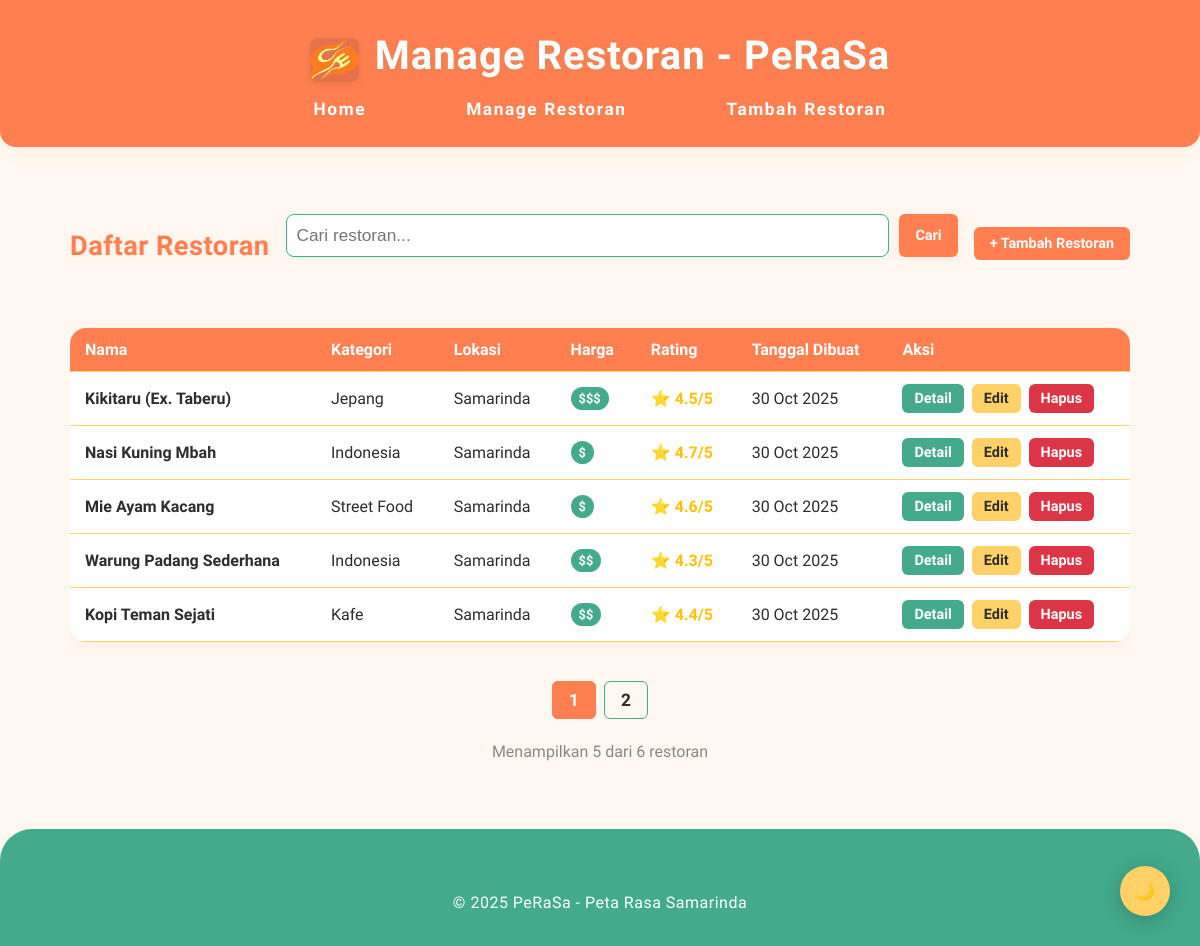
Screenshot of /crud_index.php with the database file from the repository.
### tables this page shows
CREATE TABLE IF NOT EXISTS restaurants (
    id INT AUTO_INCREMENT PRIMARY KEY,
    name VARCHAR(255) NOT NULL,
    description TEXT,
    address TEXT,
    city VARCHAR(100) NOT NULL,
    category VARCHAR(100) NOT NULL,
    price_range ENUM('$', '$$', '$$$', '$$$$') DEFAULT '$$',
    rating DECIMAL(2,1) DEFAULT 0.0,
    image VARCHAR(255),
    created_at TIMESTAMP DEFAULT CURRENT_TIMESTAMP,
    updated_at TIMESTAMP DEFAULT CURRENT_TIMESTAMP ON UPDATE CURRENT_TIMESTAMP
);

### models/Restaurant.php (called while the page is built, shortened)
<?php
class Restaurant {
    private $conn;
    private $table_name = "restaurants";
    public function __construct($db) {
        $this->conn = $db;
    }
    public function readAll($page = 1, $records_per_page = 5, $search = '') {
        $offset = ($page - 1) * $records_per_page;
        $query = "SELECT * FROM " . $this->table_name;
        $query .= " ORDER BY created_at DESC LIMIT :offset, :records_per_page";
        $stmt = $this->conn->prepare($query);
        $stmt->bindParam(":offset", $offset, PDO::PARAM_INT);
        $stmt->bindParam(":records_per_page", $records_per_page, PDO::PARAM_INT);
        $stmt->execute();
        return $stmt;
    }
    public function countAll($search = '') {
        $query = "SELECT COUNT(*) as total FROM " . $this->table_name;
        $stmt = $this->conn->prepare($query);
        $stmt->execute();
        $row = $stmt->fetch(PDO::FETCH_ASSOC);
        return $row['total'];
    }
}
?>

### crud_index.php (the view, shortened to what this page needs)
<?php
require_once 'config.php';
$database = new Database();
$db = $database->getConnection();
$restaurant = new Restaurant($db);
$page = isset($_GET['page']) ? (int)$_GET['page'] : 1;
$records_per_page = 5;
$search = isset($_GET['search']) ? sanitize($_GET['search']) : '';
try {
    $stmt = $restaurant->readAll($page, $records_per_page, $search);
    $total_records = $restaurant->countAll($search);
    $total_pages = ceil($total_records / $records_per_page);
} catch(Exception $e) {
    $error = "Terjadi kesalahan: " . $e->getMessage();
    $stmt = null;
    $total_records = 0;
    $total_pages = 0;
}
?>
<!DOCTYPE html>
<html lang="id">
<head>
    <link rel="stylesheet" href="css/style.css">
</head>
<body>
    <header class="text-center">
        <div class="header-title-logo">
            <img src="img/_PerasaLogo.png" alt="Logo PeRaSa" class="logo-small">
            <h1>Manage Restoran - PeRaSa</h1>
        </div>
        <nav>
            <ul>
                <li id="nav-menu"><a href="index.php">Home</a></li>
                <li id="nav-menu"><a href="crud_index.php">Manage Restoran</a></li>
                <li id="nav-menu"><a href="crud_create.php">Tambah Restoran</a></li>
            </ul>
        </nav>
    </header>
    <main>
        <div class="crud-container">
            <?php if(isset($error)): ?>
                <div class="database-error">
                    <h3>⚠️ Database Error</h3>
                    <p><?php echo $error; ?></p>
                    <p>Silakan setup database terlebih dahulu:
                       <a href="setup_database.php">Setup Database</a>
                    </p>
                </div>
            <?php else: ?>
            <div class="header-actions">
                <h2>Daftar Restoran</h2>
                <div class="search-form">
                    <form method="GET" action="crud_index.php" style="display: flex; gap: 10px; flex: 1;">
                        <input type="text" name="search" placeholder="Cari restoran..."
                               value="<?php echo $search; ?>" style="flex: 1; padding: 10px;">
                        <button type="submit" class="btn btn-primary">Cari</button>
                    </form>
                </div>
                <a href="crud_create.php" class="btn btn-primary">+ Tambah Restoran</a>
            </div>
            <div class="table-container">
                <?php if($stmt && $stmt->rowCount() > 0): ?>
                    <table class="data-table">
                        <thead>
                            <tr>
                                <th>Nama</th>
                                <th>Kategori</th>
                                <th>Lokasi</th>
                                <th>Harga</th>
                                <th>Rating</th>
                                <th>Tanggal Dibuat</th>
                                <th>Aksi</th>
                            </tr>
                        </thead>
                        <tbody>
                            <?php while ($row = $stmt->fetch(PDO::FETCH_ASSOC)): ?>
                                <tr>
                                    <td><strong><?php echo $row['name']; ?></strong></td>
                                    <td><?php echo $row['category']; ?></td>
                                    <td><?php echo $row['city']; ?></td>
                                    <td><span class="price-badge"><?php echo $row['price_range']; ?></span></td>
                                    <td><span class="rating-stars">⭐ <?php echo $row['rating']; ?>/5</span></td>
                                    <td><?php echo date('d M Y', strtotime($row['created_at'])); ?></td>
                                    <td>
                                        <div class="action-buttons">
                                            <a href="crud_detail.php?id=<?php echo $row['id']; ?>" class="btn btn-view">Detail</a>
                                            <a href="crud_edit.php?id=<?php echo $row['id']; ?>" class="btn btn-edit">Edit</a>
                                            <a href="crud_delete.php?id=<?php echo $row['id']; ?>"
                                               class="btn btn-danger"
                                               onclick="return confirm('Yakin ingin menghapus <?php echo addslashes($row['name']); ?>?')">Hapus</a>
                                        </div>
                                    </td>
                                </tr>
                            <?php endwhile; ?>
                        </tbody>
                    </table>
                <?php endif; ?>
            </div>
            <?php if($total_pages > 1): ?>
                <nav class="pagination">
                    <?php for($i = 1; $i <= $total_pages; $i++): ?>
                        <li class="page-item <?php echo $i == $page ? 'active' : ''; ?>">
                            <a class="page-link" href="crud_index.php?page=<?php echo $i; ?>&search=<?php echo urlencode($search); ?>">
                                <?php echo $i; ?>
                            </a>
                        </li>
                    <?php endfor; ?>
                </nav>
            <?php endif; ?>
            <div style="text-align: center; margin-top: 2rem; color: var(--muted-color);">
                Menampilkan <?php echo $stmt ? $stmt->rowCount() : 0; ?> dari <?php echo $total_records; ?> restoran
            </div>
            <?php endif; ?>
        </div>
    </main>
    <footer>
        <p class="text-center">&copy; 2025 PeRaSa - Peta Rasa Samarinda</p>
    </footer>
</body>
</html>

### crud_index.php (style rules this page uses)
.crud-container { max-width: 1200px; margin: 0 auto; padding: 20px; }
.header-actions { display: flex; justify-content: space-between; align-items: center; margin-bottom: 2rem; flex-wrap: wrap; gap: 1rem; }
.search-form { display: flex; gap: 10px; flex: 1; min-width: 300px; }
.search-form input { flex: 1; }
.table-container { overflow-x: auto; margin-bottom: 2rem; }
.data-table { width: 100%; border-collapse: collapse; background: var(--card-bg); border-radius: var(--border-radius); overflow: hidden; box-shadow: var(--shadow); }
.data-table th, .data-table td { padding: 12px 15px; text-align: left; border-bottom: 1px solid var(--secondary-color); }
.data-table th { background: var(--primary-color); color: white; font-weight: 600; }
.action-buttons { display: flex; gap: 8px; flex-wrap: wrap; }
.btn { padding: 8px 16px; border: none; border-radius: 6px; cursor: pointer; font-weight: 600; text-decoration: none; display: inline-block; text-align: center; transition: all var(--transition); font-family: "Chela One", system-ui; font-size: 0.9rem; }
.btn-primary { background: var(--primary-color); color: white; }
.btn-edit { background: var(--secondary-color); color: var(--text-color); }
.btn-danger { background: #dc3545; color: white; }
.btn-view { background: var(--accent-color); color: white; }
.pagination { display: flex; justify-content: center; gap: 8px; margin-top: 2rem; flex-wrap: wrap; }
.page-item { list-style: none; }
.page-link { padding: 8px 16px; border: 1px solid var(--accent-color); border-radius: 6px; text-decoration: none; color: var(--text-color); transition: all var(--transition); }
.page-link:hover, .page-item.active .page-link { background: var(--primary-color); color: white; border-color: var(--primary-color); }
.rating-stars { color: #ffc107; font-weight: bold; }
.price-badge { background: var(--accent-color); color: white; padding: 4px 8px; border-radius: 12px; font-size: 0.8rem; font-weight: 600; }

### rows the page displays
restaurants: name "Kikitaru (Ex. Taberu)", category "Jepang", city "Samarinda", price_range "$$$", rating "4.5", created_at "30 Oct 2025"
restaurants: name "Nasi Kuning Mbah", category "Indonesia", city "Samarinda", price_range "$", rating "4.7", created_at "30 Oct 2025"
restaurants: name "Mie Ayam Kacang", category "Street Food", city "Samarinda", price_range "$", rating "4.6", created_at "30 Oct 2025"
restaurants: name "Warung Padang Sederhana", category "Indonesia", city "Samarinda", price_range "$$", rating "4.3", created_at "30 Oct 2025"
restaurants: name "Kopi Teman Sejati", category "Kafe", city "Samarinda", price_range "$$", rating "4.4", created_at "30 Oct 2025"

### other values shown
$stmt->rowCount() "5"
$total_records "6"
